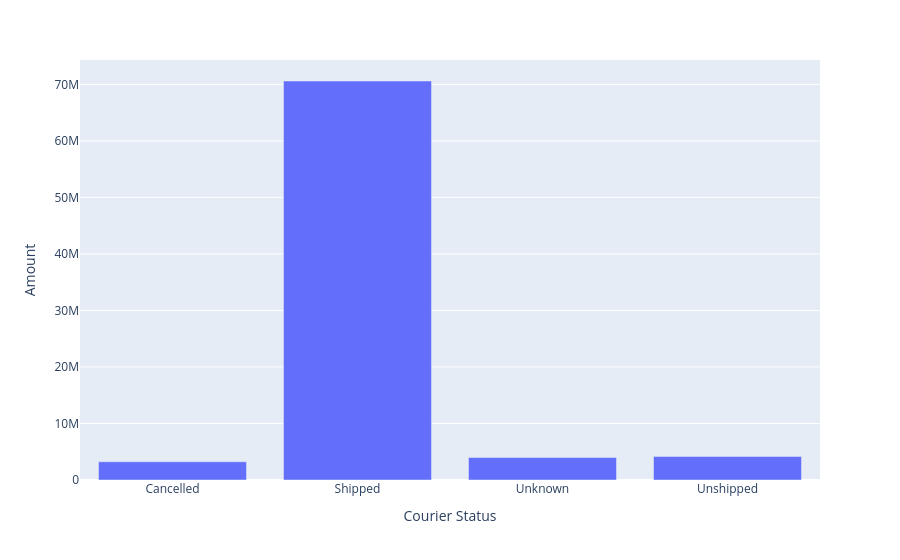

Notebook code cell kept with this figure:
### Code cell
px.bar(df.groupby('Courier Status')['Amount'].sum().reset_index(),x='Courier Status',y='Amount')

### Figure 1 — Plotly figure (JSON) as saved in the notebook; plotly's stock layout.template omitted (floating-point values rounded to 4 significant figures)
{"data": [{"hovertemplate": "Courier Status=%{x}<br>Amount=%{y}<extra></extra>", "legendgroup": "", "marker": {"color": "#636efa", "pattern": {"shape": ""}}, "name": "", "orientation": "v", "showlegend": false, "textposition": "auto", "type": "bar", "x": ["Cancelled", "Shipped", "Unknown", "Unshipped"], "xaxis": "x", "y": [3225000.0, 70600000.0, 3975000.0, 4148000.0], "yaxis": "y"}], "layout": {"barmode": "relative", "legend": {"tracegroupgap": 0}, "margin": {"t": 60}, "xaxis": {"anchor": "y", "domain": [0, 1], "title": {"text": "Courier Status"}}, "yaxis": {"anchor": "x", "domain": [0, 1], "title": {"text": "Amount"}}}}
